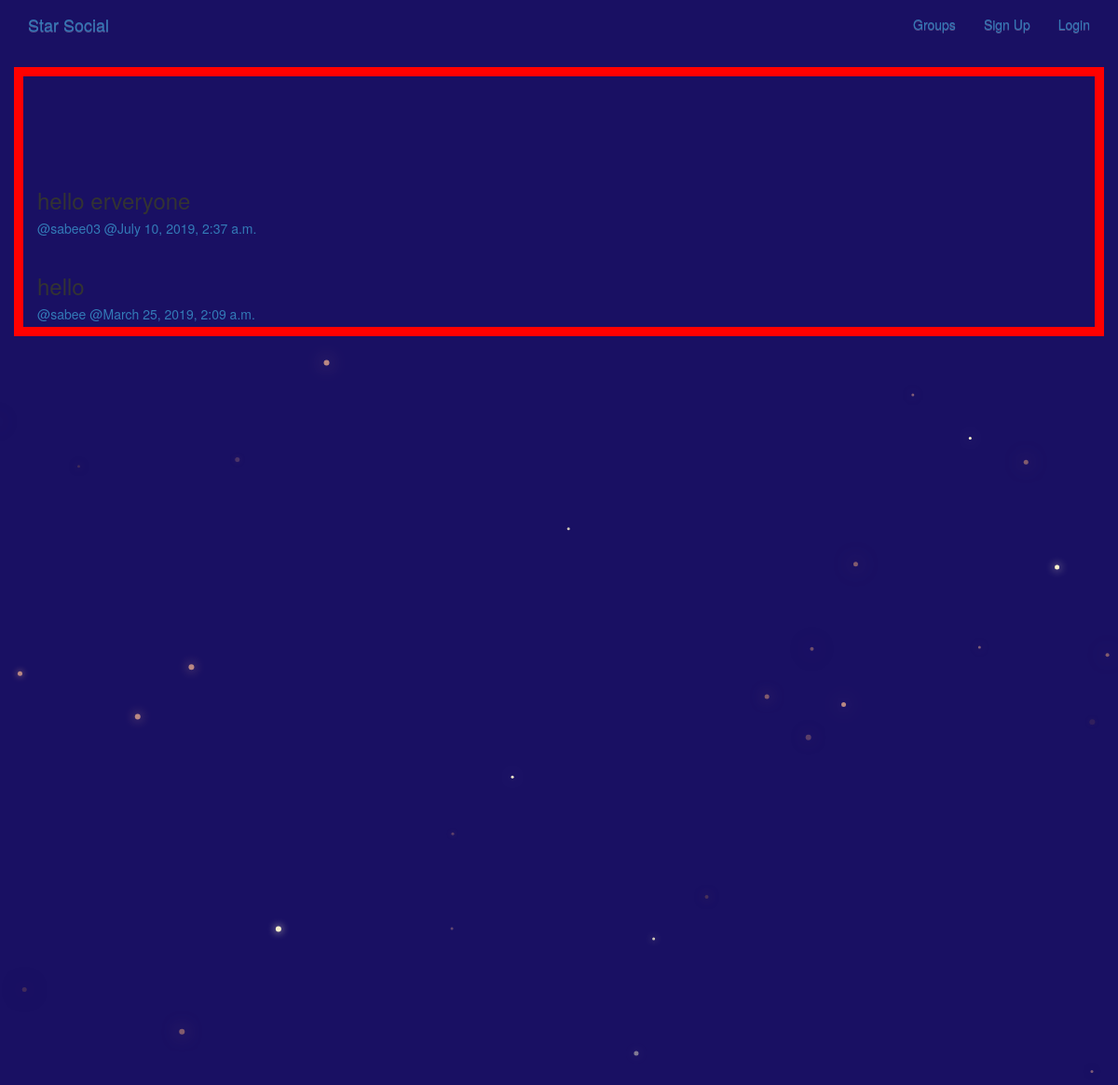
/posts/, run on the app's committed database.
### posts/models.py (models this page shows, shortened)
class Post(models.Model):
    user = models.ForeignKey(User,on_delete=models.CASCADE,related_name="posts")
    created_at = models.DateTimeField(auto_now=True)
    message = models.TextField()
    message_html = models.TextField(editable=False)
    group = models.ForeignKey(Group,on_delete=models.CASCADE,related_name="posts",null=True,blank=True)
    class Meta:
        ordering = ['-created_at']
        unique_together=['user','message']

### posts/views.py (the view)
# urls.py: path('',views.PostList.as_view(),name="all"),
class PostList(SelectRelatedMixin,ListView):
    model = models.Post
    select_related = ("user", "group")

### posts/templates/posts/post_list.html (shortened to what this page needs)
{% extends "posts/post_base.html" %}
{% block post_content  %}
  {% for post in post_list %}
    {% include "posts/_post.html" %}
  {% endfor %}
{% endblock %}

### posts/templates/posts/_post.html (shortened to what this page needs)
<div class="post media">
  <h3>{{ post.message_html|safe }}</h3>
  <div class="media-body">
    <h5 class="media-heading">
      <span class="username">
        <a href="{% url 'posts:for_user' username=post.user.username %}">@{{ post.user.username }}</a>
      </span>
      <time class="time">
        <a href="{% url 'posts:single' username=post.user.username pk=post.pk%}">@{{ post.created_at }}</a>
      </time>
    </h5>
  </div>
</div>

### static/css/master.css (style rules this page uses)
html, body { height: 100%; width: 100%; overflow: hidden; background: #191063; margin: 0; }

### data on the page
Post: message_html "hello erveryone", user.username "sabee03", created_at "July 10, 2019, 2:37 a.m."
Post: message_html "hello", user.username "sabee", created_at "March 25, 2019, 2:09 a.m."
